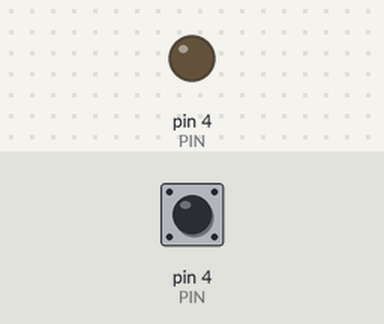
A sketch run on a simulated Arduino Uno, built with avr-gcc and run on an emulated ATmega328P. On the bench: output pins drawn as LEDs (lit = HIGH). Inputs (shaded band) come from the test bench; at power-on: pin 4 (PIN) LOW.

Above: at 1.2 s.
1.3 s: pin 4 (PIN) pulsed HIGH 5 times (0.12 s each, 0.3 s apart)
At 3.9 s:
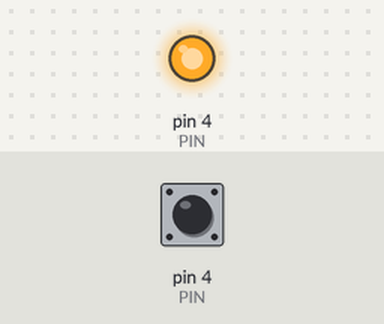
4.3 s: pin 4 (PIN) driven HIGH
At 5.5 s:
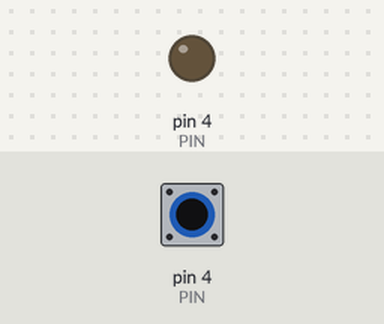
5.8 s: pin 4 (PIN) driven LOW
At 6.8 s:
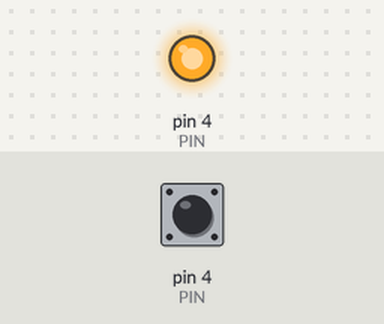
Timing chart, 0 to 8.8 s (numbered marks = the images above; inputs shaded):
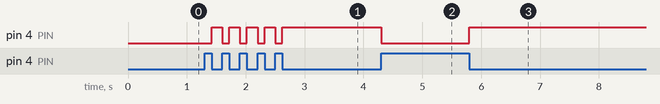

The sketch:

slave.ino
```cpp
/*
  SLAVE
*/
const int PIN = 4;
// const int DEBUG_PIN = 5;
// const int DEBUG_DATA_PIN = 18;


void setup() {
  // pinMode(DEBUG_PIN, OUTPUT);
  // pinMode(DEBUG_DATA_PIN, OUTPUT);
  // Serial.begin(250000);
}


// static bool value = 1;
static byte data[2];

void loop() {
  if(!reset()) return;

   //ожидаем начало таймслота
    pinMode(PIN, INPUT);
    while(digitalRead(PIN)){
      delayMicroseconds(1);
    }

    // если 1, то устанавлием на пине логическую 1
    pinMode(PIN, OUTPUT);
    digitalWrite(PIN, HIGH);

    // if (data & 1) digitalWrite(PIN, HIGH);k
    // else digitalWrite(PIN, LOW);

    // время на считывание устройством
    delayMicroseconds(25);

  // data[0] = read();
  // data[1]  = read();

  // Serial.println(data[0], HEX);
  // Serial.println(data[1], HEX);

  /*DEBUG*/
  // value = !value;
  // digitalWrite(DEBUG_PIN, value);
  /*DEBUG*/

  // if(cmd == 0xCC){
  // }
  // if(data == 0x44){
  // }
  // if(data[1] == 0xBE){
    //TODO: //
      // writeDS(0xCC); //LOW byte
      // writeDS(0xCC); //HIGH byte
  // }
}

bool reset() {
  pinMode(PIN, INPUT);
  if(digitalRead(PIN)) return false;

  delayMicroseconds(120); //120-480

  if(digitalRead(PIN)) return false;

  bool state = false;
  pinMode(PIN, INPUT);


  int microseconds = 60 * 4; // 15-60
  int counter = (microseconds * 3.47826);
  // ждем 1 от подтяжки
  while(!state && counter > 0){
    state = digitalRead(PIN);
    counter--;
  }
  if(!state) return false; // если не дождались 1
  delayMicroseconds(30); // 15-60

  pinMode(PIN, OUTPUT);

  digitalWrite(PIN, 0);
  delayMicroseconds(190); // 60 - 240

  pinMode(PIN, INPUT);
  delayMicroseconds(0);
  return state;
}

byte read() {
  pinMode(PIN, INPUT);
  byte data = 0;

  for (int i = 0; i < 8; i++) {
    //ожидаем начало таймслота
    while(digitalRead(PIN));

    // сдвиг вправо
    data >>= 1;
    delayMicroseconds(15);

    // если на пине логическая 1, то ставим маску 1000 0000 на data
    if (digitalRead(PIN)) data |= 0x80;
    delayMicroseconds(10);

    //ожидаем конца таймслота
    while(!digitalRead(PIN));
  }
  return data;
}

void writeDS(byte data) {

  for (int i = 0; i < 8; i++) {
    //ожидаем начало таймслота
    pinMode(PIN, INPUT);
    while(digitalRead(PIN)){
      delayMicroseconds(1);
    }

    // если 1, то устанавлием на пине логическую 1
    pinMode(PIN, OUTPUT);
    if (data & 1) digitalWrite(PIN, HIGH);
    else digitalWrite(PIN, LOW);
    data >>= 1;

    // время на считывание устройством
    delayMicroseconds(25);
  }
}

// void debugWrite(byte data){
//   for(int i = 0; i < 8; i++){
//     delayMicroseconds(10);

//     digitalWrite(DEBUG_DATA_PIN, data << i);
//     delayMicroseconds(10);

//     value = !value;
//     digitalWrite(DEBUG_PIN, value);
//   }
// }
```

Measured:
- after the input at 1.3 s, pin 4 (PIN): alternates HIGH for 0.18 s and LOW for 0.12 s, 9 changes in all, then stays HIGH, starting after 0.12 s
- after the input at 4.3 s, pin 4 (PIN): HIGH → LOW at once
- after the input at 5.8 s, pin 4 (PIN): LOW → HIGH at once
